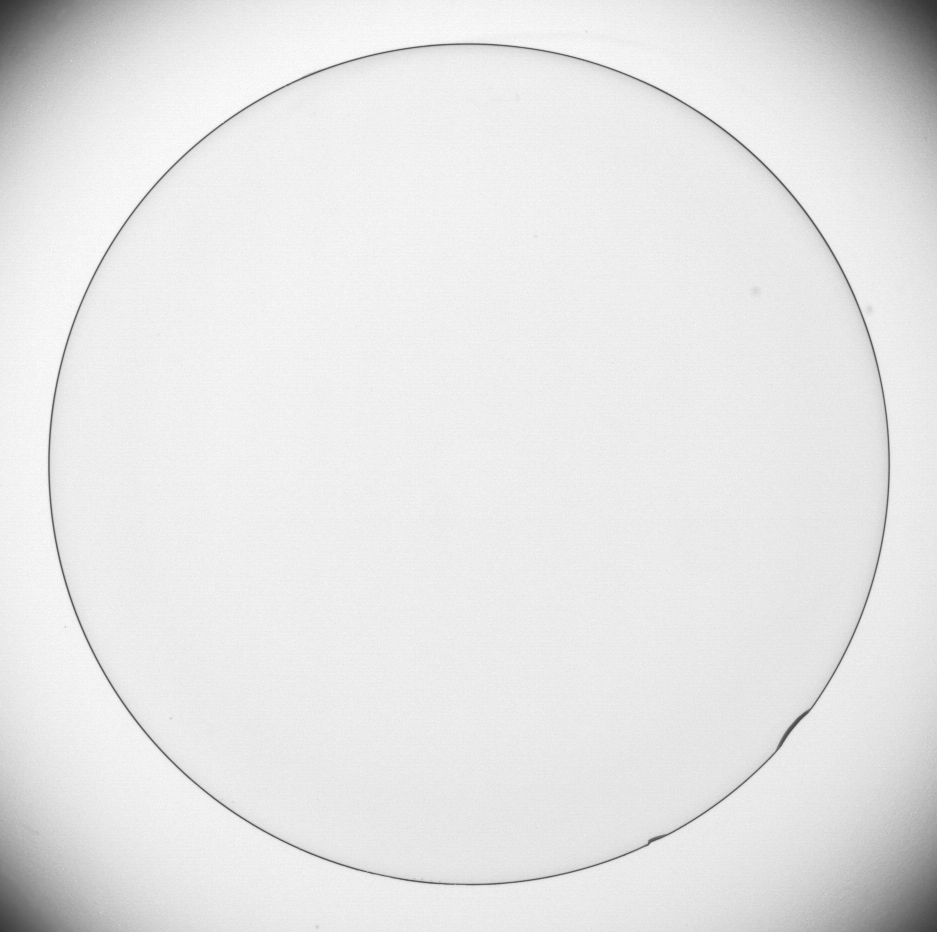
#> input picture Lọc không giang sắc nét ảnh/test1.tif, 937 x 932 px
$ python loc-Robert-Cross-Gradient.py
#> lines starting #> are read from the running program, lines starting #| are printed output that depends on the picture
import cv2     # Thư viện OpenCV
import numpy as np   # Thư viện numy để làm việc dữ liệu kiểu mảng
import matplotlib.pyplot as plt # import thư viện matplotlib để vẽ ảnh

# Định nghĩa hàm Tich_chap() để lọc Trung bình, Trung bình có trọng số và lọc Gaussian
def Tich_chap(img,mask):
    m, n = img.shape
    img_new = np.zeros([m, n])
    for i in range(1, m-1):
        for j in range(1, n-1):
            temp   =  img[i-1, j-1]    * mask[0, 0]\
                   +  img[i, j-1]      * mask[0, 1]\
                   +  img[i+1, j - 1]  * mask[0, 2]\
                   +  img[i-1, j]      * mask[1, 0]\
                   +  img[i, j]        * mask[1, 1]\
                   +  img[i+1, j]      * mask[1, 2]\
                   +  img[i - 1, j+1]  * mask[2, 0]\
                   +  img[i, j + 1]    * mask[2, 1]\
                   +  img[i + 1, j + 1]* mask[2, 2]
            img_new[i, j]= temp
    img_new = img_new.astype(np.uint8)
    return img_new

# Định nghĩa Robert Cross theo hướng chéo 1
loc_Robert_Cross1 = np.array(([0, 0, 0],
                              [0,-1, 0],
                              [0, 0, 1]), dtype="float")

# Định nghĩa Robert Cross theo hướng chéo 2
loc_Robert_Cross2 = np.array(([0, 0, 0],
                              [0, 0,-1],
                              [0, 1, 0]), dtype="float")

fig = plt.figure(figsize=(16, 9)) # Tạo vùng vẽ tỷ lệ 16:9
(ax1, ax2, ax3), (ax4, ax5, ax6) = fig.subplots(2, 3) # Tạo 6 vùng vẽ con

# Đọc và hiển thị ảnh gốc
image = cv2.imread('test1.tif', 0)
#> image is the input picture: shape (932, 937); min 50, max 255, mean 229.7
ax1.imshow(image, cmap='gray')
ax1.set_title("Ảnh gốc")

# Lọc Robert Cross theo hướng 1 và hiển thị ảnh
img_Robert_Cross1 = Tich_chap(image, loc_Robert_Cross1) #Gọi hàm tích chập
#> after the loop in Tich_chap, `for i in range(1, m-1):`:
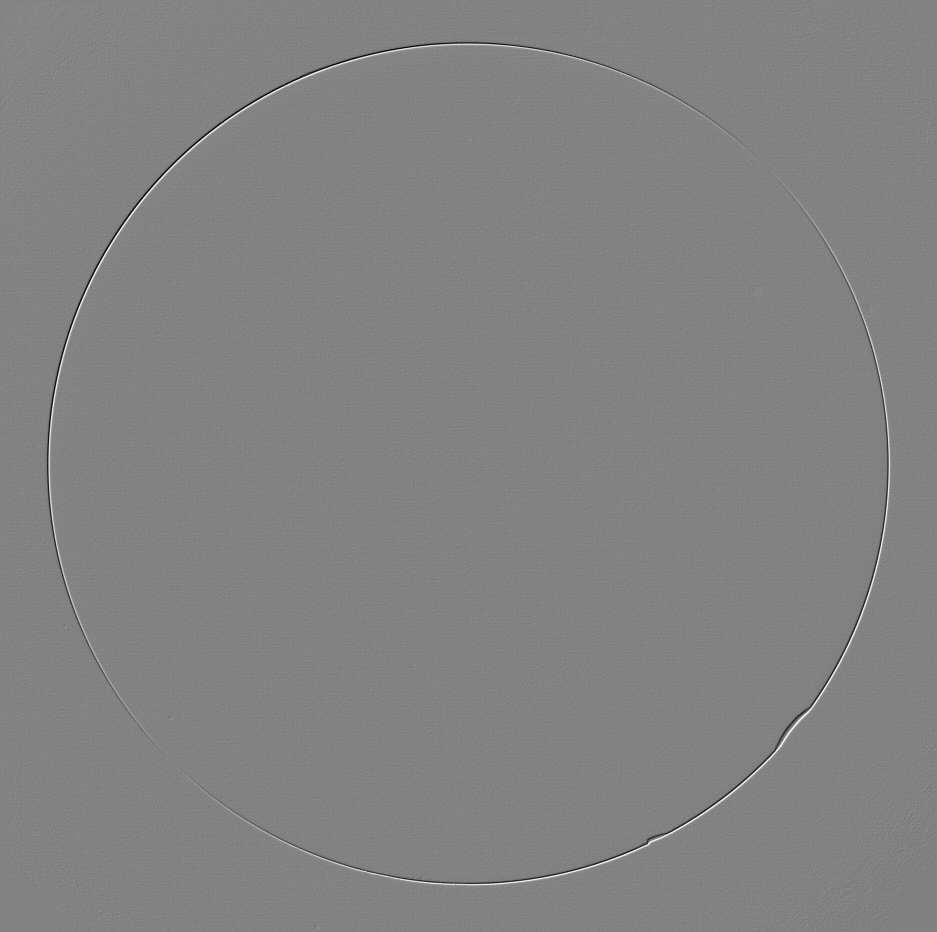
#> img_new: shape (932, 937) float64; min -137, max 130, mean 0; drawn with min black and max white
#> in Tich_chap, `img_new = img_new.astype(np.uint8)`:
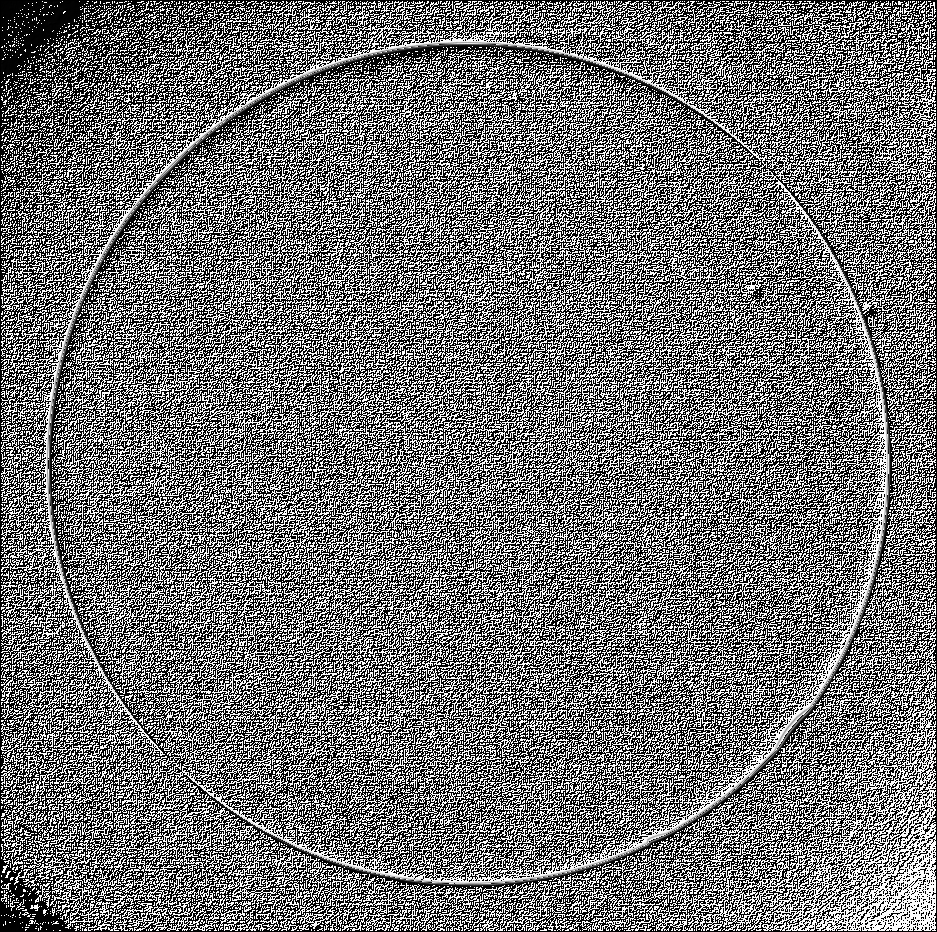
#> img_new: shape (932, 937); min 0, max 255, mean 111.8
ax2.imshow(img_Robert_Cross1, cmap='gray')
ax2.set_title("Ảnh lọc Robert Cross 1")

# Lọc Robert Cross theo hướng 2 và hiển thị ảnh
img_Robert_Cross2 = Tich_chap(image, loc_Robert_Cross2) #Gọi hàm tích chập
#> in Tich_chap (call 2), `img_new = img_new.astype(np.uint8)`:
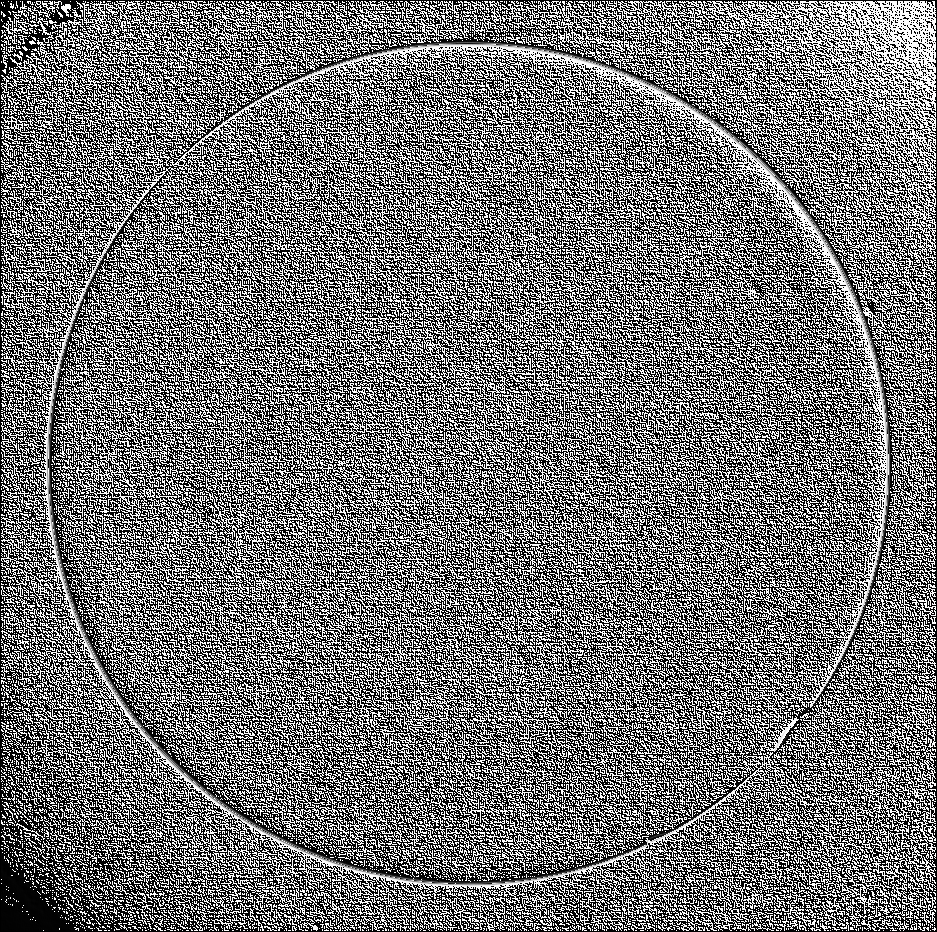
#> img_new: shape (932, 937); min 0, max 255, mean 112.5
ax3.imshow(img_Robert_Cross2, cmap='gray')
ax3.set_title("Ảnh lọc Robert Cross 2")

ax4.axis('off')

# Ảnh tổng Robert Cross theo hướng 1 và Robert Cross theo hướng 2 và hiển thị ảnh
img_Robert_Cross12 = img_Robert_Cross1 + img_Robert_Cross2
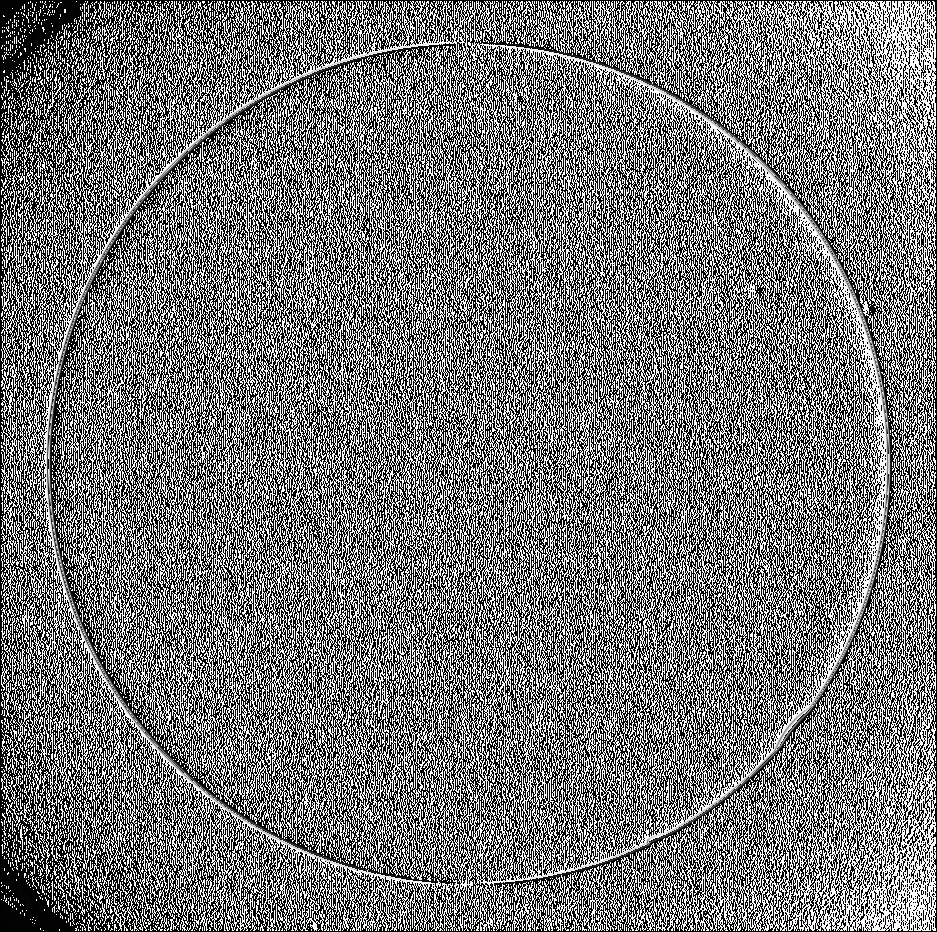
#> img_Robert_Cross12: shape (932, 937); min 0, max 255, mean 116.6
ax5.imshow(img_Robert_Cross12, cmap='gray')
ax5.set_title("Ảnh lọc Robert Cross 1 + Ảnh lọc Robert Cross 2")

# Ảnh cuối cùng = ảnh gốc + Ảnh tổng Robert Cross theo hướng 1 và Robert Cross
# theo hướng 2 và hiển thị ảnh
img_Robert_Cross12_ketqua = image + img_Robert_Cross12
ax6.imshow(img_Robert_Cross12_ketqua, cmap='gray')
ax6.set_title("Ảnh Kết quả")

# Hiển thị vùng vẽ
plt.show()

$ run again, with Lọc không giang sắc nét ảnh/test2.tif copied over Lọc không giang sắc nét ảnh/test1.tif
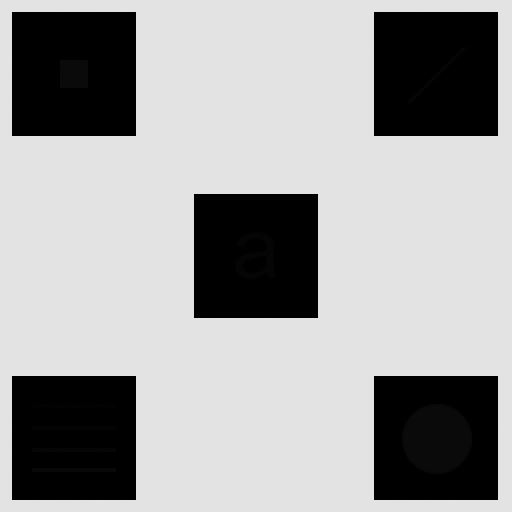
#> input picture Lọc không giang sắc nét ảnh/test2.tif, 512 x 512 px
#> image is the input picture: shape (512, 512); min 0, max 228, mean 160.7
#> after the loop in Tich_chap, `for i in range(1, m-1):`:
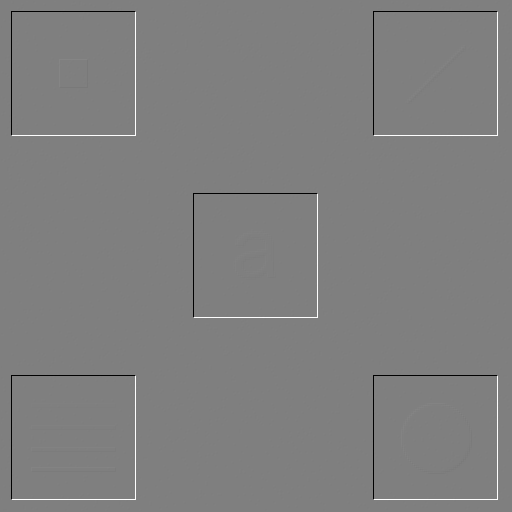
#> img_new: shape (512, 512) float64; min -228, max 228, mean 0; drawn with min black and max white
#> `img_Robert_Cross12_ketqua = image + img_Robert_Cross12`:
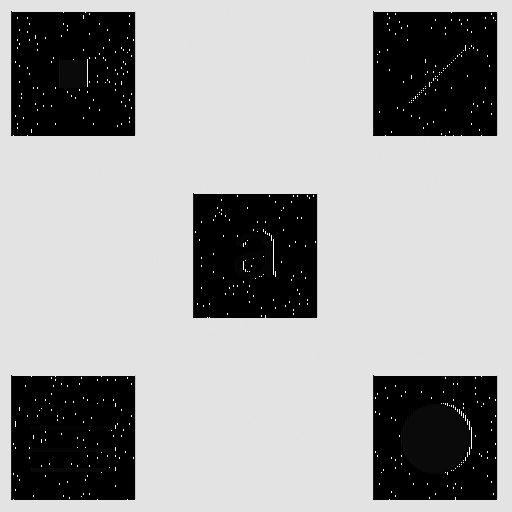
#> img_Robert_Cross12_ketqua: shape (512, 512); min 0, max 255, mean 161.8
